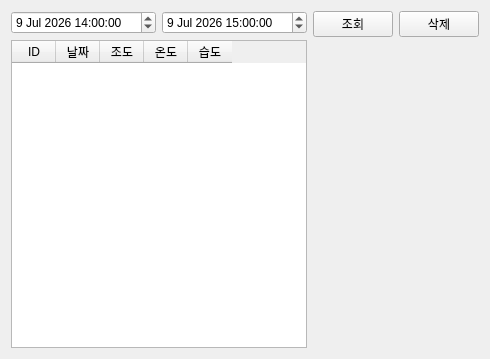
<?xml version="1.0" encoding="UTF-8"?>
<ui version="4.0">
 <class>tab3_sqlite</class>
 <widget class="QWidget" name="tab3_sqlite">
  <property name="geometry">
   <rect>
    <x>0</x>
    <y>0</y>
    <width>483</width>
    <height>359</height>
   </rect>
  </property>
  <property name="windowTitle">
   <string>Form</string>
  </property>
  <layout class="QHBoxLayout" name="horizontalLayout_5">
   <item>
    <layout class="QHBoxLayout" name="horizontalLayout_3">
     <item>
      <layout class="QVBoxLayout" name="verticalLayout">
       <item>
        <layout class="QHBoxLayout" name="horizontalLayout" stretch="1,9">
         <item>
          <widget class="QDateTimeEdit" name="p_from_date_time">
           <property name="dateTime">
            <datetime>
             <hour>14</hour>
             <minute>0</minute>
             <second>0</second>
             <year>2026</year>
             <month>7</month>
             <day>9</day>
            </datetime>
           </property>
          </widget>
         </item>
         <item>
          <widget class="QDateTimeEdit" name="p_until_date_time">
           <property name="dateTime">
            <datetime>
             <hour>15</hour>
             <minute>0</minute>
             <second>0</second>
             <year>2026</year>
             <month>7</month>
             <day>9</day>
            </datetime>
           </property>
          </widget>
         </item>
        </layout>
       </item>
       <item>
        <widget class="QTableWidget" name="p_table">
         <attribute name="horizontalHeaderDefaultSectionSize">
          <number>44</number>
         </attribute>
         <column>
          <property name="text">
           <string>ID</string>
          </property>
         </column>
         <column>
          <property name="text">
           <string>날짜</string>
          </property>
         </column>
         <column>
          <property name="text">
           <string>조도</string>
          </property>
         </column>
         <column>
          <property name="text">
           <string>온도</string>
          </property>
         </column>
         <column>
          <property name="text">
           <string>습도</string>
          </property>
         </column>
        </widget>
       </item>
      </layout>
     </item>
     <item>
      <layout class="QVBoxLayout" name="verticalLayout_2" stretch="1,9">
       <item>
        <layout class="QHBoxLayout" name="horizontalLayout_2">
         <item>
          <widget class="QPushButton" name="p_search_button">
           <property name="text">
            <string>조회</string>
           </property>
          </widget>
         </item>
         <item>
          <widget class="QPushButton" name="p_delete_button">
           <property name="text">
            <string>삭제</string>
           </property>
          </widget>
         </item>
        </layout>
       </item>
       <item>
        <layout class="QHBoxLayout" name="p_chart_view_layout"/>
       </item>
      </layout>
     </item>
    </layout>
   </item>
  </layout>
 </widget>
 <resources/>
 <connections/>
</ui>
